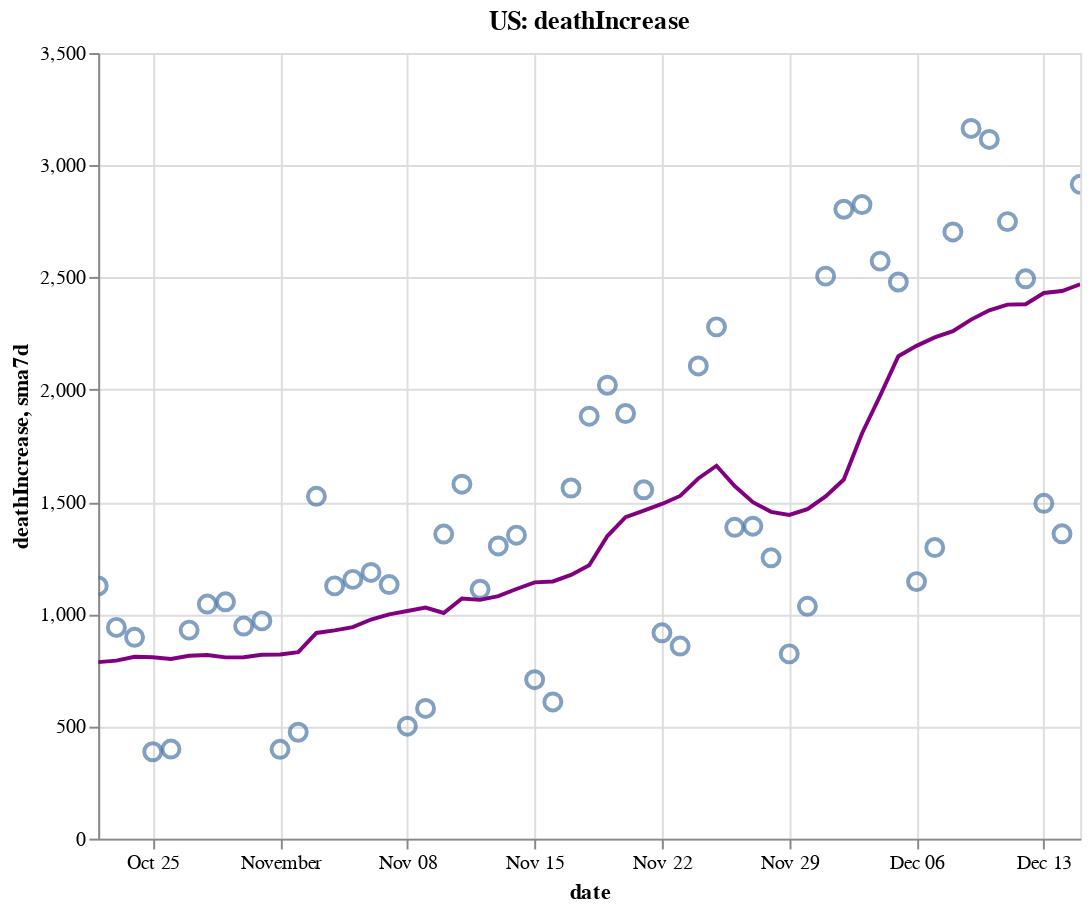

Notebook cell for this chart:
### Code cell
create_plot(us, 'deathIncrease')

### Figure 1 — Vega-Lite specification as saved in the notebook (floating-point values rounded to 4 significant figures)
{"config": {"view": {"continuousWidth": 400, "continuousHeight": 300}}, "layer": [{"layer": [{"mark": {"type": "point", "size": 75}, "encoding": {"tooltip": [{"type": "temporal", "field": "date"}, {"type": "quantitative", "field": "deathIncrease"}, {"type": "quantitative", "field": "sma7d"}], "x": {"type": "temporal", "field": "date"}, "y": {"type": "quantitative", "field": "deathIncrease"}}, "selection": {"selector006": {"type": "interval", "bind": "scales", "encodings": ["x", "y"]}}}, {"mark": {"type": "line", "color": "purple"}, "encoding": {"x": {"type": "temporal", "field": "date"}, "y": {"type": "quantitative", "field": "sma7d"}}}]}, {"mark": {"type": "rule", "color": "#aaa"}, "encoding": {"x": {"type": "temporal", "field": "date"}}, "transform": [{"filter": {"selection": "selector005"}}]}, {"mark": "circle", "encoding": {"opacity": {"condition": {"value": 1, "selection": "selector005"}, "value": 0}, "tooltip": [{"type": "temporal", "field": "date"}, {"type": "quantitative", "field": "deathIncrease"}, {"type": "quantitative", "field": "sma7d"}], "x": {"type": "temporal", "field": "date"}, "y": {"type": "quantitative", "field": "deathIncrease"}}, "selection": {"selector005": {"type": "single", "encodings": ["x"], "on": "mouseover", "nearest": true, "empty": "none"}}}, {"mark": {"type": "text", "align": "left", "dx": 5, "dy": -5, "stroke": "white", "strokeWidth": 2}, "encoding": {"text": {"type": "quantitative", "field": "deathIncrease"}, "tooltip": [{"type": "temporal", "field": "date"}, {"type": "quantitative", "field": "deathIncrease"}, {"type": "quantitative", "field": "sma7d"}], "x": {"type": "temporal", "field": "date"}, "y": {"type": "quantitative", "field": "deathIncrease"}}, "transform": [{"filter": {"selection": "selector005"}}]}, {"mark": {"type": "text", "align": "left", "dx": 5, "dy": -5}, "encoding": {"text": {"type": "quantitative", "field": "deathIncrease"}, "tooltip": [{"type": "temporal", "field": "date"}, {"type": "quantitative", "field": "deathIncrease"}, {"type": "quantitative", "field": "sma7d"}], "x": {"type": "temporal", "field": "date"}, "y": {"type": "quantitative", "field": "deathIncrease"}}, "transform": [{"filter": {"selection": "selector005"}}]}], "data": {"name": "data-47aa22e0ffb4a69add2e09393c7f89a5"}, "height": 400, "title": "US: deathIncrease", "width": 500, "$schema": "https://vega.github.io/schema/vega-lite/v4.8.1.json", "datasets": {"data-47aa22e0ffb4a69add2e09393c7f89a5": [{"date": "2020-10-22T00:00:00", "totalTestResultsIncrease": 1279000.0, "positiveIncrease": 73000.0, "death": 215100.0, "deathIncrease": 1126.0, "positiveRate": 0.057, "state": "US", "sma7d": 786.4}, {"date": "2020-10-23T00:00:00", "totalTestResultsIncrease": 1405000.0, "positiveIncrease": 82340.0, "death": 216000.0, "deathIncrease": 941.0, "positiveRate": 0.059, "state": "US", "sma7d": 793.1}, {"date": "2020-10-24T00:00:00", "totalTestResultsIncrease": 1312000.0, "positiveIncrease": 83320.0, "death": 216900.0, "deathIncrease": 897.0, "positiveRate": 0.063, "state": "US", "sma7d": 810.3}, {"date": "2020-10-25T00:00:00", "totalTestResultsIncrease": 1182000.0, "positiveIncrease": 64900.0, "death": 217300.0, "deathIncrease": 387.0, "positiveRate": 0.055, "state": "US", "sma7d": 808.1}, {"date": "2020-10-26T00:00:00", "totalTestResultsIncrease": 1195000.0, "positiveIncrease": 62540.0, "death": 217700.0, "deathIncrease": 399.0, "positiveRate": 0.052, "state": "US", "sma7d": 800.7}, {"date": "2020-10-27T00:00:00", "totalTestResultsIncrease": 1111000.0, "positiveIncrease": 72100.0, "death": 218600.0, "deathIncrease": 929.0, "positiveRate": 0.065, "state": "US", "sma7d": 814.9}, {"date": "2020-10-28T00:00:00", "totalTestResultsIncrease": 1166000.0, "positiveIncrease": 78790.0, "death": 219700.0, "deathIncrease": 1045.0, "positiveRate": 0.068, "state": "US", "sma7d": 817.7}, {"date": "2020-10-29T00:00:00", "totalTestResultsIncrease": 1364000.0, "positiveIncrease": 88730.0, "death": 220700.0, "deathIncrease": 1055.0, "positiveRate": 0.065, "state": "US", "sma7d": 807.6}, {"date": "2020-10-30T00:00:00", "totalTestResultsIncrease": 1395000.0, "positiveIncrease": 97260.0, "death": 221700.0, "deathIncrease": 947.0, "positiveRate": 0.07, "state": "US", "sma7d": 808.4}, {"date": "2020-10-31T00:00:00", "totalTestResultsIncrease": 1427000.0, "positiveIncrease": 90610.0, "death": 222600.0, "deathIncrease": 970.0, "positiveRate": 0.063, "state": "US", "sma7d": 818.9}, {"date": "2020-11-01T00:00:00", "totalTestResultsIncrease": 1110000.0, "positiveIncrease": 141300.0, "death": 223000.0, "deathIncrease": 398.0, "positiveRate": 0.127, "state": "US", "sma7d": 820.4}, {"date": "2020-11-02T00:00:00", "totalTestResultsIncrease": 1290000.0, "positiveIncrease": 83100.0, "death": 223500.0, "deathIncrease": 474.0, "positiveRate": 0.064, "state": "US", "sma7d": 831.1}, {"date": "2020-11-03T00:00:00", "totalTestResultsIncrease": 1219000.0, "positiveIncrease": 89860.0, "death": 225000.0, "deathIncrease": 1525.0, "positiveRate": 0.074, "state": "US", "sma7d": 916.3}, {"date": "2020-11-04T00:00:00", "totalTestResultsIncrease": 1278000.0, "positiveIncrease": 103600.0, "death": 226200.0, "deathIncrease": 1126.0, "positiveRate": 0.081, "state": "US", "sma7d": 927.9}, {"date": "2020-11-05T00:00:00", "totalTestResultsIncrease": 1611000.0, "positiveIncrease": 118100.0, "death": 227300.0, "deathIncrease": 1155.0, "positiveRate": 0.073, "state": "US", "sma7d": 942.1}, {"date": "2020-11-06T00:00:00", "totalTestResultsIncrease": 1619000.0, "positiveIncrease": 127500.0, "death": 228500.0, "deathIncrease": 1186.0, "positiveRate": 0.079, "state": "US", "sma7d": 976.3}, {"date": "2020-11-07T00:00:00", "totalTestResultsIncrease": 1448000.0, "positiveIncrease": 130800.0, "death": 229600.0, "deathIncrease": 1132.0, "positiveRate": 0.09, "state": "US", "sma7d": 999.4}, {"date": "2020-11-08T00:00:00", "totalTestResultsIncrease": 1219000.0, "positiveIncrease": 111500.0, "death": 230100.0, "deathIncrease": 501.0, "positiveRate": 0.091, "state": "US", "sma7d": 1014.0}, {"date": "2020-11-09T00:00:00", "totalTestResultsIncrease": 1446000.0, "positiveIncrease": 117500.0, "death": 230700.0, "deathIncrease": 580.0, "positiveRate": 0.081, "state": "US", "sma7d": 1029.0}, {"date": "2020-11-10T00:00:00", "totalTestResultsIncrease": 1344000.0, "positiveIncrease": 133000.0, "death": 232100.0, "deathIncrease": 1357.0, "positiveRate": 0.099, "state": "US", "sma7d": 1005.0}, {"date": "2020-11-11T00:00:00", "totalTestResultsIncrease": 1462000.0, "positiveIncrease": 146900.0, "death": 233700.0, "deathIncrease": 1579.0, "positiveRate": 0.1, "state": "US", "sma7d": 1070.0}, {"date": "2020-11-12T00:00:00", "totalTestResultsIncrease": 1569000.0, "positiveIncrease": 154200.0, "death": 234800.0, "deathIncrease": 1111.0, "positiveRate": 0.098, "state": "US", "sma7d": 1064.0}, {"date": "2020-11-13T00:00:00", "totalTestResultsIncrease": 1705000.0, "positiveIncrease": 174500.0, "death": 236100.0, "deathIncrease": 1304.0, "positiveRate": 0.102, "state": "US", "sma7d": 1081.0}, {"date": "2020-11-14T00:00:00", "totalTestResultsIncrease": 1704000.0, "positiveIncrease": 165800.0, "death": 237400.0, "deathIncrease": 1352.0, "positiveRate": 0.097, "state": "US", "sma7d": 1112.0}, {"date": "2020-11-15T00:00:00", "totalTestResultsIncrease": 1552000.0, "positiveIncrease": 145800.0, "death": 238100.0, "deathIncrease": 708.0, "positiveRate": 0.094, "state": "US", "sma7d": 1142.0}, {"date": "2020-11-16T00:00:00", "totalTestResultsIncrease": 1529000.0, "positiveIncrease": 149500.0, "death": 238700.0, "deathIncrease": 609.0, "positiveRate": 0.098, "state": "US", "sma7d": 1146.0}, {"date": "2020-11-17T00:00:00", "totalTestResultsIncrease": 1603000.0, "positiveIncrease": 158800.0, "death": 240300.0, "deathIncrease": 1562.0, "positiveRate": 0.099, "state": "US", "sma7d": 1175.0}, {"date": "2020-11-18T00:00:00", "totalTestResultsIncrease": 1618000.0, "positiveIncrease": 166200.0, "death": 242200.0, "deathIncrease": 1882.0, "positiveRate": 0.103, "state": "US", "sma7d": 1218.0}, {"date": "2020-11-19T00:00:00", "totalTestResultsIncrease": 1848000.0, "positiveIncrease": 184700.0, "death": 244200.0, "deathIncrease": 2020.0, "positiveRate": 0.1, "state": "US", "sma7d": 1348.0}, {"date": "2020-11-20T00:00:00", "totalTestResultsIncrease": 1946000.0, "positiveIncrease": 194800.0, "death": 246100.0, "deathIncrease": 1894.0, "positiveRate": 0.1, "state": "US", "sma7d": 1432.0}, {"date": "2020-11-21T00:00:00", "totalTestResultsIncrease": 2047000.0, "positiveIncrease": 181900.0, "death": 247600.0, "deathIncrease": 1554.0, "positiveRate": 0.089, "state": "US", "sma7d": 1461.0}, {"date": "2020-11-22T00:00:00", "totalTestResultsIncrease": 1752000.0, "positiveIncrease": 151900.0, "death": 248600.0, "deathIncrease": 917.0, "positiveRate": 0.087, "state": "US", "sma7d": 1491.0}, {"date": "2020-11-23T00:00:00", "totalTestResultsIncrease": 1693000.0, "positiveIncrease": 151900.0, "death": 249400.0, "deathIncrease": 858.0, "positiveRate": 0.09, "state": "US", "sma7d": 1527.0}, {"date": "2020-11-24T00:00:00", "totalTestResultsIncrease": 1882000.0, "positiveIncrease": 169300.0, "death": 251500.0, "deathIncrease": 2106.0, "positiveRate": 0.09, "state": "US", "sma7d": 1604.0}, {"date": "2020-11-25T00:00:00", "totalTestResultsIncrease": 1824000.0, "positiveIncrease": 186900.0, "death": 253800.0, "deathIncrease": 2280.0, "positiveRate": 0.102, "state": "US", "sma7d": 1661.0}, {"date": "2020-11-26T00:00:00", "totalTestResultsIncrease": 1267000.0, "positiveIncrease": 128400.0, "death": 255200.0, "deathIncrease": 1387.0, "positiveRate": 0.101, "state": "US", "sma7d": 1571.0}, {"date": "2020-11-27T00:00:00", "totalTestResultsIncrease": 2032000.0, "positiveIncrease": 194200.0, "death": 256600.0, "deathIncrease": 1392.0, "positiveRate": 0.096, "state": "US", "sma7d": 1499.0}, {"date": "2020-11-28T00:00:00", "totalTestResultsIncrease": 1673000.0, "positiveIncrease": 154900.0, "death": 257800.0, "deathIncrease": 1251.0, "positiveRate": 0.093, "state": "US", "sma7d": 1456.0}, {"date": "2020-11-29T00:00:00", "totalTestResultsIncrease": 1285000.0, "positiveIncrease": 136100.0, "death": 258700.0, "deathIncrease": 823.0, "positiveRate": 0.106, "state": "US", "sma7d": 1442.0}, {"date": "2020-11-30T00:00:00", "totalTestResultsIncrease": 1606000.0, "positiveIncrease": 148500.0, "death": 259700.0, "deathIncrease": 1035.0, "positiveRate": 0.092, "state": "US", "sma7d": 1468.0}, {"date": "2020-12-01T00:00:00", "totalTestResultsIncrease": 1471000.0, "positiveIncrease": 179200.0, "death": 262200.0, "deathIncrease": 2506.0, "positiveRate": 0.122, "state": "US", "sma7d": 1525.0}, {"date": "2020-12-02T00:00:00", "totalTestResultsIncrease": 1556000.0, "positiveIncrease": 198700.0, "death": 265000.0, "deathIncrease": 2804.0, "positiveRate": 0.128, "state": "US", "sma7d": 1600.0}, {"date": "2020-12-03T00:00:00", "totalTestResultsIncrease": 1894000.0, "positiveIncrease": 213400.0, "death": 267800.0, "deathIncrease": 2825.0, "positiveRate": 0.113, "state": "US", "sma7d": 1805.0}, {"date": "2020-12-04T00:00:00", "totalTestResultsIncrease": 1901000.0, "positiveIncrease": 228000.0, "death": 270400.0, "deathIncrease": 2573.0, "positiveRate": 0.12, "state": "US", "sma7d": 1974.0}, {"date": "2020-12-05T00:00:00", "totalTestResultsIncrease": 2210000.0, "positiveIncrease": 215400.0, "death": 272900.0, "deathIncrease": 2480.0, "positiveRate": 0.097, "state": "US", "sma7d": 2149.0}, {"date": "2020-12-06T00:00:00", "totalTestResultsIncrease": 1600000.0, "positiveIncrease": 179600.0, "death": 274000.0, "deathIncrease": 1145.0, "positiveRate": 0.112, "state": "US", "sma7d": 2195.0}, {"date": "2020-12-07T00:00:00", "totalTestResultsIncrease": 1718000.0, "positiveIncrease": 180800.0, "death": 275300.0, "deathIncrease": 1297.0, "positiveRate": 0.105, "state": "US", "sma7d": 2233.0}, {"date": "2020-12-08T00:00:00", "totalTestResultsIncrease": 1672000.0, "positiveIncrease": 220900.0, "death": 278000.0, "deathIncrease": 2703.0, "positiveRate": 0.132, "state": "US", "sma7d": 2261.0}, {"date": "2020-12-09T00:00:00", "totalTestResultsIncrease": 1811000.0, "positiveIncrease": 213500.0, "death": 281200.0, "deathIncrease": 3164.0, "positiveRate": 0.118, "state": "US", "sma7d": 2312.0}, {"date": "2020-12-10T00:00:00", "totalTestResultsIncrease": 1890000.0, "positiveIncrease": 218500.0, "death": 284300.0, "deathIncrease": 3115.0, "positiveRate": 0.116, "state": "US", "sma7d": 2354.0}, {"date": "2020-12-11T00:00:00", "totalTestResultsIncrease": 1990000.0, "positiveIncrease": 234800.0, "death": 287100.0, "deathIncrease": 2749.0, "positiveRate": 0.118, "state": "US", "sma7d": 2379.0}, {"date": "2020-12-12T00:00:00", "totalTestResultsIncrease": 1811000.0, "positiveIncrease": 225200.0, "death": 289600.0, "deathIncrease": 2494.0, "positiveRate": 0.124, "state": "US", "sma7d": 2381.0}, {"date": "2020-12-13T00:00:00", "totalTestResultsIncrease": 1762000.0, "positiveIncrease": 187800.0, "death": 291000.0, "deathIncrease": 1494.0, "positiveRate": 0.107, "state": "US", "sma7d": 2431.0}, {"date": "2020-12-14T00:00:00", "totalTestResultsIncrease": 2159000.0, "positiveIncrease": 193400.0, "death": 292400.0, "deathIncrease": 1358.0, "positiveRate": 0.09, "state": "US", "sma7d": 2440.0}, {"date": "2020-12-15T00:00:00", "totalTestResultsIncrease": 1733000.0, "positiveIncrease": 189500.0, "death": 295100.0, "deathIncrease": 2915.0, "positiveRate": 0.109, "state": "US", "sma7d": 2470.0}]}}
